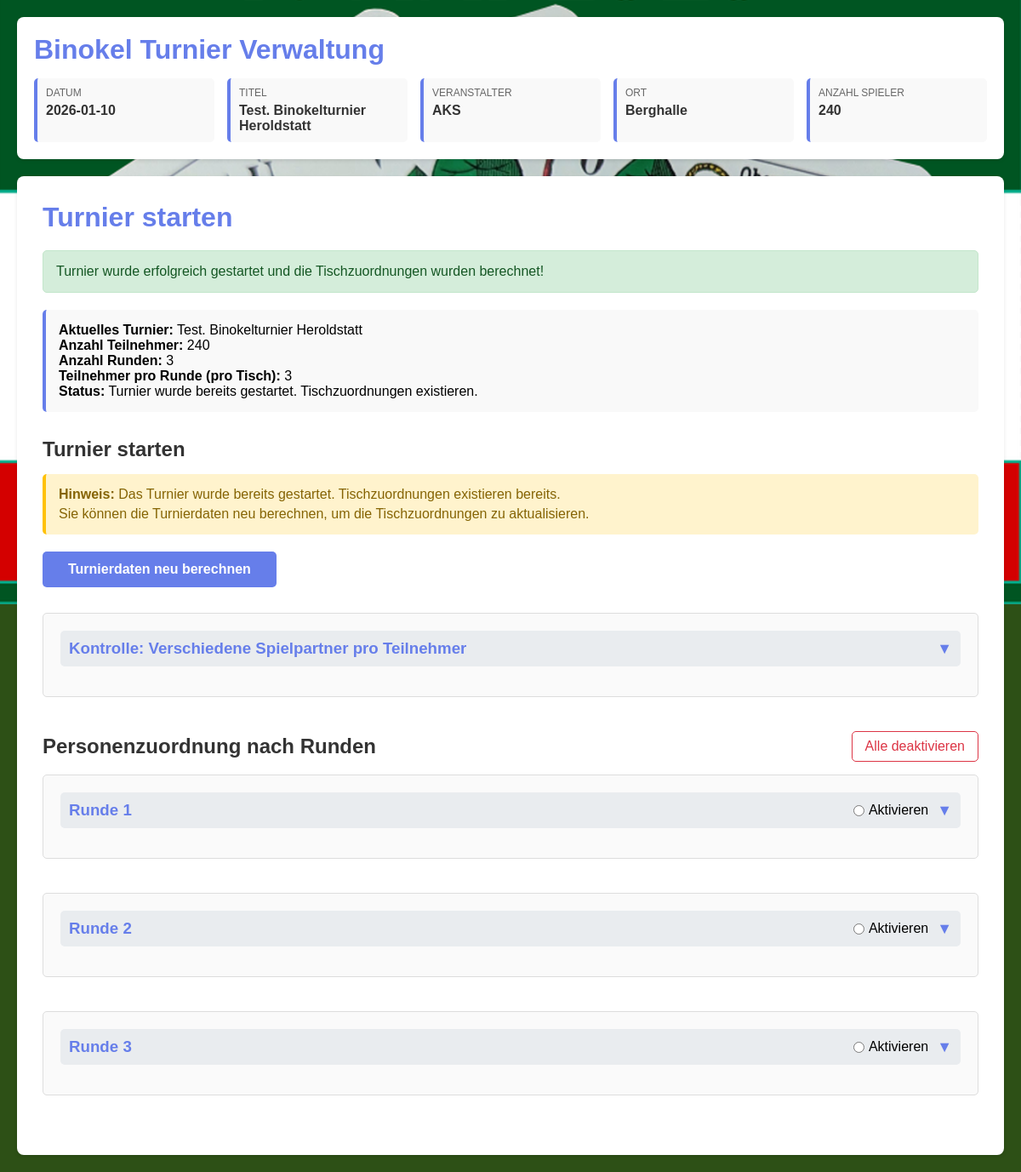
/turnier/turnier_starten.php?success=1, run on an earlier commit of the app's database.
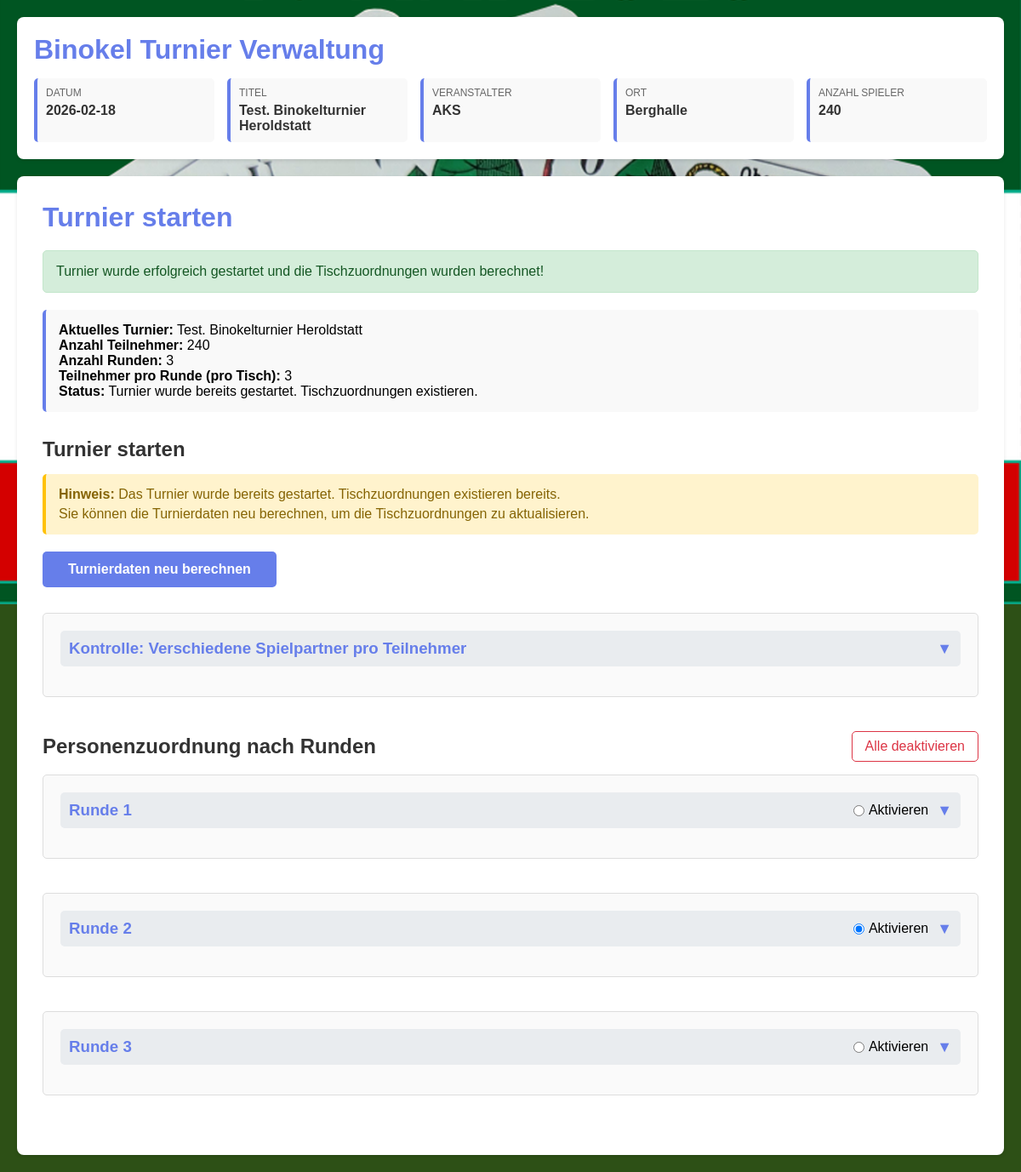
And on a later commit of the database.
### tables this page shows
CREATE TABLE turnier (
        id INTEGER PRIMARY KEY AUTOINCREMENT,
        datum TEXT NOT NULL,
        titel TEXT NOT NULL,
        veranstalter TEXT NOT NULL,
        ort TEXT NOT NULL,
        erstellt_am TEXT DEFAULT CURRENT_TIMESTAMP,
        aktiv INTEGER DEFAULT 1
    , anzahl_spieler INTEGER DEFAULT 0, anzahl_runden INTEGER DEFAULT 3, spieler_pro_runde INTEGER DEFAULT 3, aktive_runde INTEGER DEFAULT NULL, aktive_ergebnis_runde INTEGER DEFAULT NULL, googlemaps_link TEXT DEFAULT NULL, startzeit TEXT DEFAULT NULL, einlasszeit TEXT DEFAULT NULL);

### turnier/config.php (called while the page is built, shortened)
<?php
function getAktuellesTurnier() {
    $db = getDB();
    $stmt = $db->query("SELECT * FROM turnier WHERE aktiv = 1 ORDER BY id DESC LIMIT 1");
    return $stmt->fetch(PDO::FETCH_ASSOC);
}

### turnier/turnier_starten.php (the view, shortened to what this page needs)
<?php
require_once 'config.php';
$aktuellesTurnier = getAktuellesTurnier();
$success = isset($_GET['success']) ? $_GET['success'] : false;
$parameterOk = true;
$hatZuordnungen = false;
if ($aktuellesTurnier) {
    $db = getDB();
    $stmt = $db->prepare("SELECT COUNT(*) as count FROM turnier_zuordnungen WHERE turnier_id = ?");
    $stmt->execute([$aktuellesTurnier['id']]);
    $result = $stmt->fetch(PDO::FETCH_ASSOC);
    $hatZuordnungen = ($result['count'] > 0);
}
?>
<!DOCTYPE html>
<html lang="de">
<head>
</head>
<body>
    <?php include 'header.php'; ?>
    <div class="container">
        <h1>Turnier starten</h1>
        <?php if ($success): ?>
            <div class="message success">
                <?php if ($success === 'deaktiviert'): ?>
                    Alle Runden wurden erfolgreich deaktiviert!
                <?php else: ?>
                    Turnier wurde erfolgreich gestartet und die Tischzuordnungen wurden berechnet!
                <?php endif; ?>
            </div>
        <?php endif; ?>
        <?php if (!$aktuellesTurnier): ?>
            <div class="message error">
                Kein aktives Turnier gefunden. Bitte erst ein Turnier erfassen und aktivieren.
            </div>
        <?php else: ?>
            <div class="info-box">
                <p><strong>Aktuelles Turnier:</strong> <?php echo htmlspecialchars($aktuellesTurnier['titel']); ?></p>
                <p><strong>Anzahl Teilnehmer:</strong> <?php echo htmlspecialchars($aktuellesTurnier['anzahl_spieler']); ?></p>
                <p><strong>Anzahl Runden:</strong> <?php echo htmlspecialchars($aktuellesTurnier['anzahl_runden'] ?? '3'); ?></p>
                <p><strong>Teilnehmer pro Runde (pro Tisch):</strong> <?php echo htmlspecialchars($aktuellesTurnier['spieler_pro_runde'] ?? '3'); ?></p>
                <?php if ($hatZuordnungen): ?>
                    <p><strong>Status:</strong> Turnier wurde bereits gestartet. Tischzuordnungen existieren.</p>
                <?php endif; ?>
            </div>
            <h2>Turnier starten</h2>
            <?php if (!$hatZuordnungen): ?>
                <?php if (!$parameterOk): ?>
                    <div class="message error">
                        <strong>Das Turnier kann nicht gestartet werden, da die Parameter nicht korrekt sind.</strong>
                        <p style="margin-top: 10px;">Bitte korrigieren Sie die Parameter im Modul "Turnier erfassen" und versuchen Sie es erneut.</p>
                    </div>
                    <button type="button" class="btn" disabled>Turnier starten und Tischzuordnungen berechnen</button>
                <?php else: ?>
                    <div class="info-box" style="background: #d4edda; border-left-color: #28a745;">
                        <p style="color: #155724;"><strong>✓ Alle Parameter sind korrekt.</strong></p>
                        <p style="color: #155724; margin-top: 5px;">Das Turnier kann gestartet werden.</p>
                    </div>
                    <form method="POST">
                        <input type="hidden" name="start_turnier" value="1">
                        <button type="submit" class="btn">Turnier starten und Tischzuordnungen berechnen</button>
                    </form>
                <?php endif; ?>
            <?php else: ?>
                <div class="info-box" style="background: #fff3cd; border-left-color: #ffc107;">
                    <p style="color: #856404;"><strong>Hinweis:</strong> Das Turnier wurde bereits gestartet. Tischzuordnungen existieren bereits.</p>
                    <p style="color: #856404; margin-top: 5px;">Sie können die Turnierdaten neu berechnen, um die Tischzuordnungen zu aktualisieren.</p>
                </div>
            <?php endif; ?>
            <div style="margin-top: 20px;">
                <form method="POST">
                    <button type="submit" class="btn" <?php echo !$parameterOk ? 'disabled' : ''; ?>>Turnierdaten neu berechnen</button>
                </form>
            </div>
            <?php if ($hatZuordnungen): ?>
                <div class="runde-container" style="margin-top: 30px;">
                    <div class="runde-header" onclick="toggleKontrolle()">
                        <h3>Kontrolle: Verschiedene Spielpartner pro Teilnehmer</h3>
                        <span class="runde-toggle" id="toggle-kontrolle">▼</span>
                    </div>
                </div>
                <div style="display: flex; justify-content: space-between; align-items: center; margin-bottom: 15px;">
                    <h2 style="margin: 0;">Personenzuordnung nach Runden</h2>
                    <a href="runde_deaktivieren.php" style="color: #dc3545; text-decoration: none; padding: 8px 15px; border: 1px solid #dc3545; border-radius: 5px; transition: all 0.3s;"
                       onmouseover="this.style.background='#dc3545'; this.style.color='white';"
                       onmouseout="this.style.background='white'; this.style.color='#dc3545';">
                        Alle deaktivieren
                    </a>
                </div>
                <?php
                $anzahlRunden = intval($aktuellesTurnier['anzahl_runden'] ?? 3);
                for ($runde = 1; $runde <= $anzahlRunden; $runde++):
                ?>
                    <div id="runde-<?php echo $runde; ?>" class="runde-container">
                        <div class="runde-header" onclick="toggleRunde(<?php echo $runde; ?>)">
                            <h3>Runde <?php echo $runde; ?></h3>
                            <div style="display: flex; align-items: center; gap: 10px;">
                                <label style="display: flex; align-items: center; gap: 5px; cursor: pointer; margin: 0;" onclick="event.stopPropagation();">
                                    <input type="radio" name="aktive_runde" value="<?php echo $runde; ?>"
                                           <?php echo (isset($aktuellesTurnier['aktive_runde']) && $aktuellesTurnier['aktive_runde'] == $runde) ? 'checked' : ''; ?>
                                           onchange="aktiviereRunde(<?php echo $runde; ?>)">
                                    <span>Aktivieren</span>
                                </label>
                                <span class="runde-toggle" id="toggle-<?php echo $runde; ?>">▼</span>
                            </div>
                        </div>
                    </div>
                <?php endfor; ?>
            <?php endif; ?>
        <?php endif; ?>
    </div>
</body>
</html>

### turnier/header.php (shortened to what this page needs)
<?php
require_once 'config.php';
$aktuellesTurnier = getAktuellesTurnier();
?>
<div class="header">
    <h1>Binokel Turnier Verwaltung</h1>
    <?php if ($aktuellesTurnier): ?>
        <div class="turnier-info">
            <div class="info-item">
                <div class="info-label">Datum</div>
                <div class="info-value"><?php echo htmlspecialchars($aktuellesTurnier['datum']); ?></div>
            </div>
            <div class="info-item">
                <div class="info-label">Titel</div>
                <div class="info-value"><?php echo htmlspecialchars($aktuellesTurnier['titel']); ?></div>
            </div>
            <div class="info-item">
                <div class="info-label">Veranstalter</div>
                <div class="info-value"><?php echo htmlspecialchars($aktuellesTurnier['veranstalter']); ?></div>
            </div>
            <div class="info-item">
                <div class="info-label">Ort</div>
                <div class="info-value"><?php echo htmlspecialchars($aktuellesTurnier['ort']); ?></div>
            </div>
            <div class="info-item">
                <div class="info-label">Anzahl Spieler</div>
                <div class="info-value"><?php echo htmlspecialchars($aktuellesTurnier['anzahl_spieler'] ?? '0'); ?></div>
            </div>
        </div>
    <?php else: ?>
        <p class="no-turnier">Noch kein Turnier erfasst</p>
    <?php endif; ?>
</div>

### turnier/turnier_starten.php (style rules this page uses)
* { margin: 0; padding: 0; box-sizing: border-box; }
body { font-family: Arial, sans-serif; background-color: #2d5016; background-image: url('../img/Binokel_Hintergrund.png'); background-size: contain; background-position: center top; background-repeat: no-repeat; background-attachment: fixed; padding: 20px; }
.container { background: white; padding: 30px; border-radius: 8px; box-shadow: 0 2px 4px rgba(0,0,0,0.1); max-width: 1400px; margin: 0 auto; }
h1 { color: #667eea; margin-bottom: 20px; }
h2 { color: #333; margin: 30px 0 15px 0; }
.btn { background: #667eea; color: white; padding: 12px 30px; border: none; border-radius: 5px; font-size: 16px; font-weight: 600; cursor: pointer; transition: background-color 0.3s; }
.message { padding: 15px; border-radius: 5px; margin-bottom: 20px; }
.message.success { background: #d4edda; color: #155724; border: 1px solid #c3e6cb; }
.info-box { padding: 15px; background: #f9f9f9; border-radius: 5px; margin-bottom: 20px; border-left: 4px solid #667eea; }
.runde-container { margin-bottom: 40px; padding: 20px; border: 1px solid #ddd; border-radius: 5px; background: #fafafa; }
.runde-header { display: flex; justify-content: space-between; align-items: center; margin-bottom: 15px; cursor: pointer; padding: 10px; background: #e9ecef; border-radius: 5px; transition: background-color 0.3s; }
.runde-header h3 { margin: 0; color: #667eea; }
.runde-toggle { font-size: 18px; font-weight: bold; color: #667eea; user-select: none; }

### turnier/header.php (style rules this page uses)
.header { background: white; padding: 20px; border-radius: 8px; margin-bottom: 20px; box-shadow: 0 2px 4px rgba(0,0,0,0.1); }
.header h1 { color: #667eea; margin-bottom: 15px; }
.turnier-info { display: grid; grid-template-columns: repeat(auto-fit, minmax(200px, 1fr)); gap: 15px; margin-top: 15px; }
.info-item { padding: 10px; background: #f9f9f9; border-radius: 5px; border-left: 4px solid #667eea; }
.info-label { font-size: 12px; color: #666; text-transform: uppercase; margin-bottom: 5px; }
.info-value { font-size: 16px; font-weight: bold; color: #333; }

What changed in the data, as far as the page shows it:
changed turnier "Test. Binokelturnier Heroldstatt": datum "2026-01-10" → "2026-02-18"; aktive_runde "☐ Aktivieren" → "☑ Aktivieren"
